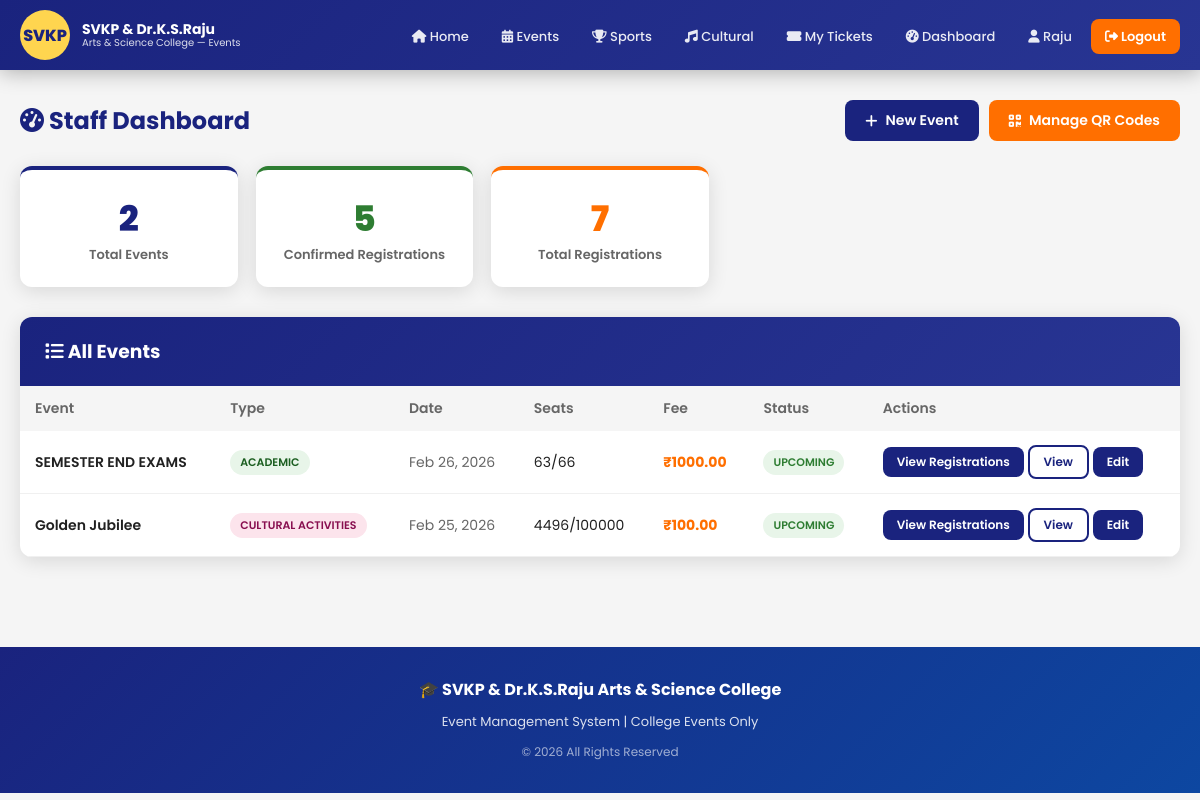
Page /staff/dashboard/ (signed in) on the committed database.
### accounts/models.py (models this page shows, shortened)
class CustomUser(AbstractUser):
    USER_TYPES = (
        ('student', 'Student'),
        ('staff', 'Staff'),
        ('other', 'Other'),
    )
    user_type = models.CharField(max_length=10, choices=USER_TYPES, default='other')
    phone = models.CharField(max_length=15, unique=True)
    roll_number = models.CharField(max_length=20, blank=True, null=True)  # for students
    department = models.CharField(max_length=100, blank=True, null=True)
    employee_id = models.CharField(max_length=20, blank=True, null=True)  # for staff
    is_email_verified = models.BooleanField(default=False)
    is_phone_verified = models.BooleanField(default=False)
    profile_pic = models.ImageField(upload_to='profiles/', blank=True, null=True)
    address = models.TextField(blank=True, null=True)
    created_at = models.DateTimeField(auto_now_add=True)
    class Meta:
        db_table = 'custom_users'

### events/models.py (models this page shows, shortened)
class Event(models.Model):
    EVENT_TYPES = (
        ('sports', 'Sports'),
        ('cultural', 'Cultural Activities'),
        ('academic', 'Academic'),
        ('technical', 'Technical'),
        ('other', 'Other Events'),
    )
    STATUS_CHOICES = (
        ('upcoming', 'Upcoming'),
        ('ongoing', 'Ongoing'),
        ('completed', 'Completed'),
        ('cancelled', 'Cancelled'),
    )
    title = models.CharField(max_length=200)
    event_type = models.CharField(max_length=20, choices=EVENT_TYPES)
    description = models.TextField()
    venue = models.CharField(max_length=200)
    start_date = models.DateTimeField()
    end_date = models.DateTimeField()
    registration_deadline = models.DateTimeField()
    total_seats = models.PositiveIntegerField()
    available_seats = models.PositiveIntegerField()
    fee = models.DecimalField(max_digits=10, decimal_places=2, default=0.00)
    image = models.ImageField(upload_to='event_images/', blank=True, null=True)
    status = models.CharField(max_length=15, choices=STATUS_CHOICES, default='upcoming')
    is_college_only = models.BooleanField(default=True, help_text='College events only')
    created_by = models.ForeignKey(
        settings.AUTH_USER_MODEL, on_delete=models.SET_NULL,
        null=True, related_name='created_events'
    )
    updated_by = models.ForeignKey(
        settings.AUTH_USER_MODEL, on_delete=models.SET_NULL,
        null=True, blank=True, related_name='updated_events'
    )
    created_at = models.DateTimeField(auto_now_add=True)
    updated_at = models.DateTimeField(auto_now=True)
    class Meta:
        db_table = 'events'
        ordering = ['-start_date']

### events/views.py (the view)
# urls.py: path('staff/dashboard/', views.StaffDashboardView.as_view(), name='staff_dashboard'),
@method_decorator(login_required, name='dispatch')
class StaffDashboardView(View):
    def get(self, request):
        if request.user.user_type not in ['staff'] and not request.user.is_superuser:
            messages.error(request, 'Access denied!')
            return redirect('events:home')
        events = Event.objects.all().order_by('-created_at')
        total_registrations = EventRegistration.objects.count()
        confirmed_registrations = EventRegistration.objects.filter(status='confirmed').count()
        context = {
            'events': events,
            'total_registrations': total_registrations,
            'confirmed_registrations': confirmed_registrations,
        }
        return render(request, 'events/staff_dashboard.html', context)

### templates/events/staff_dashboard.html (shortened to what this page needs)
{% extends 'base/base.html' %}
{% block content %}
<div class="main-content">
    <div style="display:flex; justify-content:space-between; align-items:center; margin-bottom:25px; flex-wrap:wrap; gap:15px;">
        <h1 style="font-size:24px; font-weight:700; color:var(--primary);"><i class="fas fa-tachometer-alt"></i> Staff Dashboard</h1>
        <div style="display:flex; gap:10px; flex-wrap:wrap;">
            <a href="{% url 'events:event_create' %}" class="btn btn-primary"><i class="fas fa-plus"></i> New Event</a>
            <a href="{% url 'payments:qr_manage' %}" class="btn btn-secondary"><i class="fas fa-qrcode"></i> Manage QR Codes</a>
        </div>
    </div>
    <div style="display:grid; grid-template-columns:repeat(auto-fill, minmax(200px, 1fr)); gap:18px; margin-bottom:30px;">
        <div class="card" style="padding:22px; text-align:center; border-top:4px solid var(--primary);">
            <div style="font-size:2.2em; font-weight:800; color:var(--primary);">{{ events.count }}</div>
            <div style="font-size:13px; color:#666; font-weight:600;">Total Events</div>
        </div>
        <div class="card" style="padding:22px; text-align:center; border-top:4px solid var(--success);">
            <div style="font-size:2.2em; font-weight:800; color:var(--success);">{{ confirmed_registrations }}</div>
            <div style="font-size:13px; color:#666; font-weight:600;">Confirmed Registrations</div>
        </div>
        <div class="card" style="padding:22px; text-align:center; border-top:4px solid var(--secondary);">
            <div style="font-size:2.2em; font-weight:800; color:var(--secondary);">{{ total_registrations }}</div>
            <div style="font-size:13px; color:#666; font-weight:600;">Total Registrations</div>
        </div>
    </div>
    <div class="card">
        <div class="card-header"><h3><i class="fas fa-list"></i> All Events</h3></div>
        <div style="overflow-x:auto;">
            <table style="width:100%; border-collapse:collapse; font-size:14px;">
                <thead>
                    <tr style="background:#f5f5f5;">
                        <th style="padding:12px 15px; text-align:left; font-weight:600; color:#666;">Event</th>
                        <th style="padding:12px 15px; text-align:left; font-weight:600; color:#666;">Type</th>
                        <th style="padding:12px 15px; text-align:left; font-weight:600; color:#666;">Date</th>
                        <th style="padding:12px 15px; text-align:left; font-weight:600; color:#666;">Seats</th>
                        <th style="padding:12px 15px; text-align:left; font-weight:600; color:#666;">Fee</th>
                        <th style="padding:12px 15px; text-align:left; font-weight:600; color:#666;">Status</th>
                        <th style="padding:12px 15px; text-align:left; font-weight:600; color:#666;">Actions</th>
                    </tr>
                </thead>
                <tbody>
                    {% for event in events %}
                    <tr style="border-bottom:1px solid #f0f0f0;">
                        <td style="padding:14px 15px; font-weight:600;">{{ event.title|truncatechars:40 }}</td>
                        <td style="padding:14px 15px;"><span class="badge badge-{{ event.event_type }}">{{ event.get_event_type_display }}</span></td>
                        <td style="padding:14px 15px; color:#666;">{{ event.start_date|date:"M d, Y" }}</td>
                        <td style="padding:14px 15px;">{{ event.available_seats }}/{{ event.total_seats }}</td>
                        <td style="padding:14px 15px; font-weight:700; color:var(--secondary);">
                            {% if event.fee == 0 %}FREE{% else %}₹{{ event.fee }}{% endif %}
                        </td>
                        <td style="padding:14px 15px;"><span class="badge badge-{{ event.status }}">{{ event.get_status_display }}</span></td>
                        <td style="padding:14px 15px;">
                            <a href="{% url 'events:staff_event_registrations' event.id %}"class="btn btn-sm btn-primary">View Registrations</a>
                            <a href="{% url 'events:event_detail' event.pk %}" class="btn btn-outline btn-sm">View</a>
                            <a href="{% url 'events:event_update' event.pk %}" class="btn btn-primary btn-sm">Edit</a>
                        </td>
                    </tr>
                    {% empty %}
                    <tr><td colspan="7" style="text-align:center; padding:30px; color:#999;">No events found</td></tr>
                    {% endfor %}
                </tbody>
            </table>
        </div>
    </div>
</div>
{% endblock %}

### templates/base/base.html (shortened to what this page needs)
<!DOCTYPE html>
<html lang="en">
<head>
    {% load static %}
    <link href="https://cdnjs.cloudflare.com/ajax/libs/font-awesome/6.4.0/css/all.min.css" rel="stylesheet">
</head>
<body>
    <nav class="navbar">
        <div class="navbar-inner">
            <a href="{% url 'events:home' %}" class="navbar-brand">
                <div class="college-logo">SVKP</div>
                <div class="college-name">
                    <div class="main">SVKP & Dr.K.S.Raju</div>
                    <div class="sub">Arts & Science College — Events</div>
                </div>
            </a>
            <ul class="nav-links">
                <li><a href="{% url 'events:home' %}"><i class="fas fa-home"></i> Home</a></li>
                <li><a href="{% url 'events:event_list' %}"><i class="fas fa-calendar-alt"></i> Events</a></li>
                <li><a href="{% url 'events:event_list' %}?type=sports"><i class="fas fa-trophy"></i> Sports</a></li>
                <li><a href="{% url 'events:event_list' %}?type=cultural"><i class="fas fa-music"></i> Cultural</a></li>
                {% if user.is_authenticated %}
                    <li><a href="{% url 'events:my_registrations' %}"><i class="fas fa-ticket-alt"></i> My Tickets</a></li>
                    {% if user.user_type == 'staff' or user.is_superuser %}
                        <li><a href="{% url 'events:staff_dashboard' %}"><i class="fas fa-tachometer-alt"></i> Dashboard</a></li>
                    {% endif %}
                    <li><a href="{% url 'accounts:profile' %}"><i class="fas fa-user"></i> {{ user.first_name }}</a></li>
                    <li><a href="{% url 'accounts:logout' %}" class="btn-accent"><i class="fas fa-sign-out-alt"></i> Logout</a></li>
                {% else %}
                    <li><a href="{% url 'accounts:login' %}"><i class="fas fa-sign-in-alt"></i> Login</a></li>
                    <li><a href="{% url 'accounts:register_choice' %}" class="btn-accent"><i class="fas fa-user-plus"></i> Register</a></li>
                {% endif %}
            </ul>
        </div>
    </nav>
    {% block content %}{% endblock %}
    <footer>
        <div class="footer-title">🎓 SVKP & Dr.K.S.Raju Arts & Science College</div>
        <p>Event Management System | College Events Only</p>
        <p style="margin-top:8px; font-size:12px; opacity:0.7;">© 2026 All Rights Reserved</p>
    </footer>
</body>
</html>

### templates/base/base.html (style rules this page uses)
:root { --primary: #1a237e; --primary-light: #283593; --secondary: #ff6f00; --accent: #ffd54f; --white: #ffffff; --light-bg: #f5f5f5; --text-dark: #212121; --text-muted: #757575; --success: #2e7d32; --danger: #c62828; --warning: #f9a825; --border-radius: 12px; --shadow: 0 4px 20px rgba(0,0,0,0.12); --shadow-lg: 0 8px 40px rgba(0,0,0,0.15); }
* { margin: 0; padding: 0; box-sizing: border-box; }
body { font-family: 'Poppins', sans-serif; background: var(--light-bg); color: var(--text-dark); }
.navbar { background: linear-gradient(135deg, var(--primary) 0%, var(--primary-light) 100%); padding: 0 20px; position: sticky; top: 0; z-index: 1000; box-shadow: 0 2px 20px rgba(0,0,0,0.3); }
.navbar-inner { max-width: 1200px; margin: 0 auto; display: flex; align-items: center; justify-content: space-between; height: 70px; }
.navbar-brand { display: flex; align-items: center; gap: 12px; text-decoration: none; }
.college-logo { width: 50px; height: 50px; background: var(--accent); border-radius: 50%; display: flex; align-items: center; justify-content: center; font-weight: 800; color: var(--primary); font-size: 16px; }
.college-name { color: white; line-height: 1.2; }
.college-name .main { font-size: 14px; font-weight: 700; }
.college-name .sub { font-size: 10px; opacity: 0.85; }
.nav-links { display: flex; align-items: center; gap: 5px; list-style: none; }
.nav-links a { color: rgba(255,255,255,0.9); text-decoration: none; padding: 8px 14px; border-radius: 8px; font-size: 13px; font-weight: 500; transition: all 0.2s; }
.nav-links .btn-accent { background: var(--secondary); color: white !important; font-weight: 600; }
.main-content { max-width: 1200px; margin: 0 auto; padding: 30px 20px; }
.card { background: white; border-radius: var(--border-radius); box-shadow: var(--shadow); overflow: hidden; }
.card-header { background: linear-gradient(135deg, var(--primary), var(--primary-light)); color: white; padding: 20px 25px; }
.btn { display: inline-flex; align-items: center; gap: 8px; padding: 10px 20px; border-radius: 8px; font-size: 14px; font-weight: 600; cursor: pointer; border: none; text-decoration: none; transition: all 0.2s; }
.btn-primary { background: var(--primary); color: white; }
.btn-secondary { background: var(--secondary); color: white; }
.btn-outline { background: transparent; border: 2px solid var(--primary); color: var(--primary); }
.btn-sm { padding: 6px 14px; font-size: 12px; }
.badge { display: inline-block; padding: 4px 10px; border-radius: 20px; font-size: 11px; font-weight: 600; text-transform: uppercase; }
.badge-cultural { background: #fce4ec; color: #880e4f; }
.badge-academic { background: #e8f5e9; color: #1b5e20; }
.badge-upcoming { background: #e8f5e9; color: #2e7d32; }
footer { background: linear-gradient(135deg, var(--primary) 0%, #0d47a1 100%); color: rgba(255,255,255,0.85); text-align: center; padding: 30px 20px; margin-top: 60px; }
footer .footer-title { color: white; font-size: 16px; font-weight: 700; margin-bottom: 8px; }
footer p { font-size: 13px; line-height: 1.8; }

### rows in the picture
CustomUser: first_name "Raju"
Event: title "SEMESTER END EXAMS", event_type "ACADEMIC", start_date "Feb 26, 2026", available_seats "63", total_seats "66", fee "1000.00", status "UPCOMING"
Event: title "Golden Jubilee", event_type "CULTURAL ACTIVITIES", start_date "Feb 25, 2026", available_seats "4496", total_seats "100000", fee "100.00", status "UPCOMING"

### other values in the picture
{{ events.count }} "2"
{{ confirmed_registrations }} "5"
{{ total_registrations }} "7"
